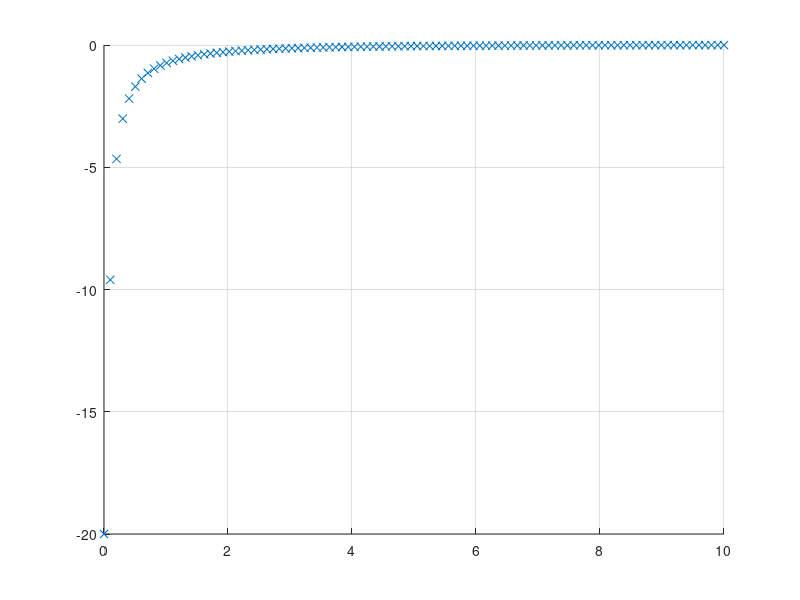

MATLAB code to generate this figure:
%% Yukawa Potential 
% Taken from the quantum field theory, 
% 	describing the potential of subatomic particles

% Hence particles right in the center of each other ranges to inf

% A = Scaling factor 
% alpha = decay rate
% d = cost factor
% J = A * (e ^ (-alpha * d) / d);
clc
clear all
close all 

% data can only be positive

data = linspace(0,10,100);
d = data;
% Increasing alpha shrinks the area
alpha = 0.3;
A = 1;
boundary_val = -20;
% should we add a (-) to the denominator :
% the whole curve is flipped
for i=1:numel(d)
    J(i) = A * (exp(-alpha * d(i))) / -d(i);
    if isinf(J(i))
        J(i) = boundary_val;
    end
end
figure(1)
hold on
plot(d,J,'x');
grid on;